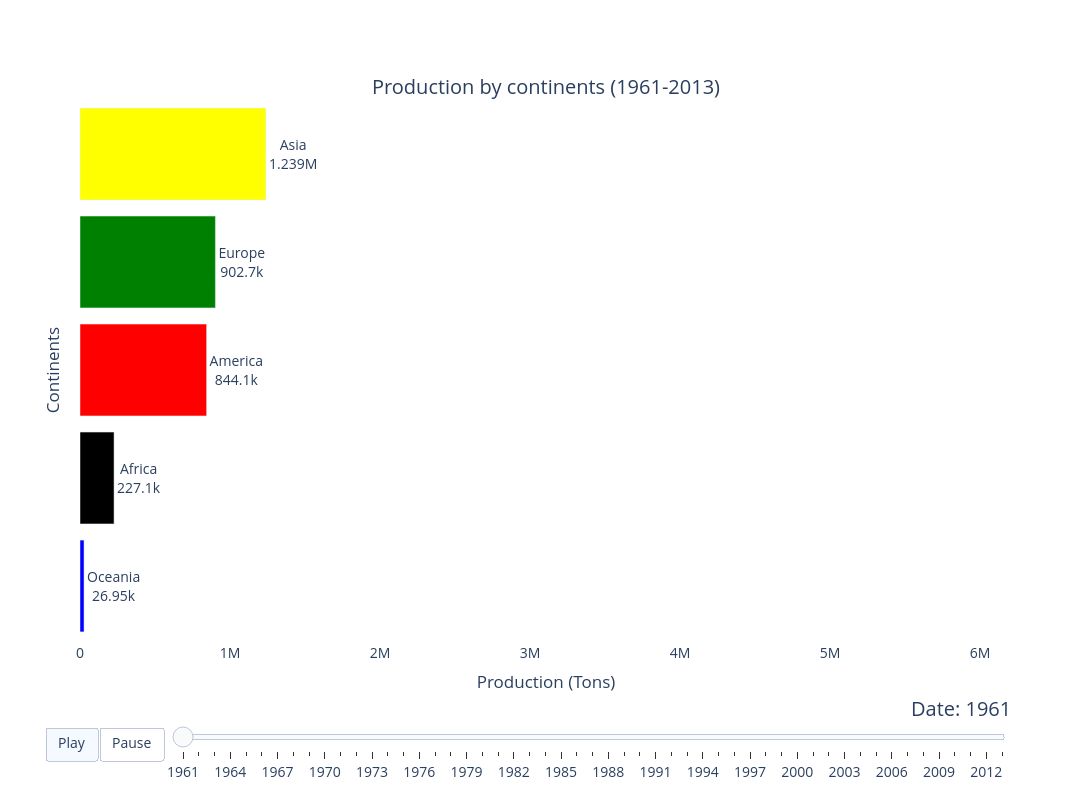

The cell this chart's notebook holds for it:
### Markdown cell above
Now let's observe the trend of production (both food and feed) over the years from 1961 to 2013, divided by continent through an interactive plot.

### Code cell
# yearly production by continent
prod_by_cont_df = df_fao.groupby(['continent', 'year'])['production'].sum().reset_index()

# define colors for continents
colors = {'Africa': 'black', 'Asia': 'yellow', 'Europe': 'green', 'America': 'red', 'Oceania': 'blue'}


prod_by_cont_df['color']=prod_by_cont_df['continent'].map(colors)

# plot representation
my_raceplot = barplot(prod_by_cont_df,  item_column='continent', value_column='production', time_column='year', top_entries=10, item_color='color')
fig=my_raceplot.plot(item_label = 'Continents', value_label = 'Production (Tons)', frame_duration = 150, date_format='%Y', orientation='horizontal')

# layout
fig.update_layout(
      title='Production by continents (1961-2013)',
      title_x=0.5,
      title_y=0.9,
      title_xanchor='center',     
      title_yanchor='top',
      width=1800,
      height=800)

### Figure 1 — Plotly figure (JSON) as saved in the notebook; plotly's stock layout.template omitted (floating-point values rounded to 4 significant figures)
{"data": [{"cliponaxis": false, "hoverinfo": "all", "marker": {"color": ["blue", "black", "red", "green", "yellow"]}, "orientation": "h", "textangle": 0, "textposition": "outside", "texttemplate": "%{y}<br>%{x:.4s}", "type": "bar", "x": [26949, 227052, 844058, 902721, 1239360], "y": ["Oceania", "Africa", "America", "Europe", "Asia"]}], "layout": {"bargap": 0.15, "font": {"size": 14}, "height": 800, "plot_bgcolor": "#FFFFFF", "sliders": [{"active": 0, "currentvalue": {"font": {"size": 20}, "prefix": "Date: ", "visible": true, "xanchor": "right"}, "len": 0.9, "pad": {"b": 10, "t": 50}, "steps": [{"args": [["1961"], {"frame": {"duration": 150, "redraw": false}, "mode": "immediate", "transition": {"duration": 150}}], "label": "1961", "method": "animate"}, {"args": [["1962"], {"frame": {"duration": 150, "redraw": false}, "mode": "immediate", "transition": {"duration": 150}}], "label": "1962", "method": "animate"}, {"args": [["1963"], {"frame": {"duration": 150, "redraw": false}, "mode": "immediate", "transition": {"duration": 150}}], "label": "1963", "method": "animate"}, {"args": [["1964"], {"frame": {"duration": 150, "redraw": false}, "mode": "immediate", "transition": {"duration": 150}}], "label": "1964", "method": "animate"}, {"args": [["1965"], {"frame": {"duration": 150, "redraw": false}, "mode": "immediate", "transition": {"duration": 150}}], "label": "1965", "method": "animate"}, {"args": [["1966"], {"frame": {"duration": 150, "redraw": false}, "mode": "immediate", "transition": {"duration": 150}}], "label": "1966", "method": "animate"}, {"args": [["1967"], {"frame": {"duration": 150, "redraw": false}, "mode": "immediate", "transition": {"duration": 150}}], "label": "1967", "method": "animate"}, {"args": [["1968"], {"frame": {"duration": 150, "redraw": false}, "mode": "immediate", "transition": {"duration": 150}}], "label": "1968", "method": "animate"}, {"args": [["1969"], {"frame": {"duration": 150, "redraw": false}, "mode": "immediate", "transition": {"duration": 150}}], "label": "1969", "method": "animate"}, {"args": [["1970"], {"frame": {"duration": 150, "redraw": false}, "mode": "immediate", "transition": {"duration": 150}}], "label": "1970", "method": "animate"}, {"args": [["1971"], {"frame": {"duration": 150, "redraw": false}, "mode": "immediate", "transition": {"duration": 150}}], "label": "1971", "method": "animate"}, {"args": [["1972"], {"frame": {"duration": 150, "redraw": false}, "mode": "immediate", "transition": {"duration": 150}}], "label": "1972", "method": "animate"}, {"args": [["1973"], {"frame": {"duration": 150, "redraw": false}, "mode": "immediate", "transition": {"duration": 150}}], "label": "1973", "method": "animate"}, {"args": [["1974"], {"frame": {"duration": 150, "redraw": false}, "mode": "immediate", "transition": {"duration": 150}}], "label": "1974", "method": "animate"}, {"args": [["1975"], {"frame": {"duration": 150, "redraw": false}, "mode": "immediate", "transition": {"duration": 150}}], "label": "1975", "method": "animate"}, {"args": [["1976"], {"frame": {"duration": 150, "redraw": false}, "mode": "immediate", "transition": {"duration": 150}}], "label": "1976", "method": "animate"}, {"args": [["1977"], {"frame": {"duration": 150, "redraw": false}, "mode": "immediate", "transition": {"duration": 150}}], "label": "1977", "method": "animate"}, {"args": [["1978"], {"frame": {"duration": 150, "redraw": false}, "mode": "immediate", "transition": {"duration": 150}}], "label": "1978", "method": "animate"}, {"args": [["1979"], {"frame": {"duration": 150, "redraw": false}, "mode": "immediate", "transition": {"duration": 150}}], "label": "1979", "method": "animate"}, {"args": [["1980"], {"frame": {"duration": 150, "redraw": false}, "mode": "immediate", "transition": {"duration": 150}}], "label": "1980", "method": "animate"}, {"args": [["1981"], {"frame": {"duration": 150, "redraw": false}, "mode": "immediate", "transition": {"duration": 150}}], "label": "1981", "method": "animate"}, {"args": [["1982"], {"frame": {"duration": 150, "redraw": false}, "mode": "immediate", "transition": {"duration": 150}}], "label": "1982", "method": "animate"}, {"args": [["1983"], {"frame": {"duration": 150, "redraw": false}, "mode": "immediate", "transition": {"duration": 150}}], "label": "1983", "method": "animate"}, {"args": [["1984"], {"frame": {"duration": 150, "redraw": false}, "mode": "immediate", "transition": {"duration": 150}}], "label": "1984", "method": "animate"}, {"args": [["1985"], {"frame": {"duration": 150, "redraw": false}, "mode": "immediate", "transition": {"duration": 150}}], "label": "1985", "method": "animate"}, {"args": [["1986"], {"frame": {"duration": 150, "redraw": false}, "mode": "immediate", "transition": {"duration": 150}}], "label": "1986", "method": "animate"}, {"args": [["1987"], {"frame": {"duration": 150, "redraw": false}, "mode": "immediate", "transition": {"duration": 150}}], "label": "1987", "method": "animate"}, {"args": [["1988"], {"frame": {"duration": 150, "redraw": false}, "mode": "immediate", "transition": {"duration": 150}}], "label": "1988", "method": "animate"}, {"args": [["1989"], {"frame": {"duration": 150, "redraw": false}, "mode": "immediate", "transition": {"duration": 150}}], "label": "1989", "method": "animate"}, {"args": [["1990"], {"frame": {"duration": 150, "redraw": false}, "mode": "immediate", "transition": {"duration": 150}}], "label": "1990", "method": "animate"}, {"args": [["1991"], {"frame": {"duration": 150, "redraw": false}, "mode": "immediate", "transition": {"duration": 150}}], "label": "1991", "method": "animate"}, {"args": [["1992"], {"frame": {"duration": 150, "redraw": false}, "mode": "immediate", "transition": {"duration": 150}}], "label": "1992", "method": "animate"}, {"args": [["1993"], {"frame": {"duration": 150, "redraw": false}, "mode": "immediate", "transition": {"duration": 150}}], "label": "1993", "method": "animate"}, {"args": [["1994"], {"frame": {"duration": 150, "redraw": false}, "mode": "immediate", "transition": {"duration": 150}}], "label": "1994", "method": "animate"}, {"args": [["1995"], {"frame": {"duration": 150, "redraw": false}, "mode": "immediate", "transition": {"duration": 150}}], "label": "1995", "method": "animate"}, {"args": [["1996"], {"frame": {"duration": 150, "redraw": false}, "mode": "immediate", "transition": {"duration": 150}}], "label": "1996", "method": "animate"}, {"args": [["1997"], {"frame": {"duration": 150, "redraw": false}, "mode": "immediate", "transition": {"duration": 150}}], "label": "1997", "method": "animate"}, {"args": [["1998"], {"frame": {"duration": 150, "redraw": false}, "mode": "immediate", "transition": {"duration": 150}}], "label": "1998", "method": "animate"}, {"args": [["1999"], {"frame": {"duration": 150, "redraw": false}, "mode": "immediate", "transition": {"duration": 150}}], "label": "1999", "method": "animate"}, {"args": [["2000"], {"frame": {"duration": 150, "redraw": false}, "mode": "immediate", "transition": {"duration": 150}}], "label": "2000", "method": "animate"}, {"args": [["2001"], {"frame": {"duration": 150, "redraw": false}, "mode": "immediate", "transition": {"duration": 150}}], "label": "2001", "method": "animate"}, {"args": [["2002"], {"frame": {"duration": 150, "redraw": false}, "mode": "immediate", "transition": {"duration": 150}}], "label": "2002", "method": "animate"}, {"args": [["2003"], {"frame": {"duration": 150, "redraw": false}, "mode": "immediate", "transition": {"duration": 150}}], "label": "2003", "method": "animate"}, {"args": [["2004"], {"frame": {"duration": 150, "redraw": false}, "mode": "immediate", "transition": {"duration": 150}}], "label": "2004", "method": "animate"}, {"args": [["2005"], {"frame": {"duration": 150, "redraw": false}, "mode": "immediate", "transition": {"duration": 150}}], "label": "2005", "method": "animate"}, {"args": [["2006"], {"frame": {"duration": 150, "redraw": false}, "mode": "immediate", "transition": {"duration": 150}}], "label": "2006", "method": "animate"}, {"args": [["2007"], {"frame": {"duration": 150, "redraw": false}, "mode": "immediate", "transition": {"duration": 150}}], "label": "2007", "method": "animate"}, {"args": [["2008"], {"frame": {"duration": 150, "redraw": false}, "mode": "immediate", "transition": {"duration": 150}}], "label": "2008", "method": "animate"}, {"args": [["2009"], {"frame": {"duration": 150, "redraw": false}, "mode": "immediate", "transition": {"duration": 150}}], "label": "2009", "method": "animate"}, {"args": [["2010"], {"frame": {"duration": 150, "redraw": false}, "mode": "immediate", "transition": {"duration": 150}}], "label": "2010", "method": "animate"}, {"args": [["2011"], {"frame": {"duration": 150, "redraw": false}, "mode": "immediate", "transition": {"duration": 150}}], "label": "2011", "method": "animate"}, {"args": [["2012"], {"frame": {"duration": 150, "redraw": false}, "mode": "immediate", "transition": {"duration": 150}}], "label": "2012", "method": "animate"}, {"args": [["2013"], {"frame": {"duration": 150, "redraw": false}, "mode": "immediate", "transition": {"duration": 150}}], "label": "2013", "method": "animate"}], "transition": {"duration": 300, "easing": "cubic-in-out"}, "x": 0.1, "xanchor": "left", "y": 0, "yanchor": "top"}], "title": {"text": "Production by continents (1961-2013)", "x": 0.5, "xanchor": "center", "y": 0.9, "yanchor": "top"}, "updatemenus": [{"buttons": [{"args": [null, {"frame": {"duration": 150, "redraw": false}, "fromcurrent": true, "transition": {"duration": 150, "easing": "quadratic-in-out"}}], "label": "Play", "method": "animate"}, {"args": [[null], {"frame": {"duration": 0, "redraw": false}, "mode": "immediate", "transition": {"duration": 0}}], "label": "Pause", "method": "animate"}], "direction": "left", "pad": {"r": 10, "t": 87}, "showactive": true, "type": "buttons", "x": 0.1, "xanchor": "right", "y": 0, "yanchor": "top"}], "width": 1800, "xaxis": {"range": [0, 6213310], "showline": true, "showticklabels": true, "title": {"text": "Production (Tons)"}, "visible": true}, "yaxis": {"showline": false, "showticklabels": false, "title": {"text": "Continents"}, "visible": true}}}
